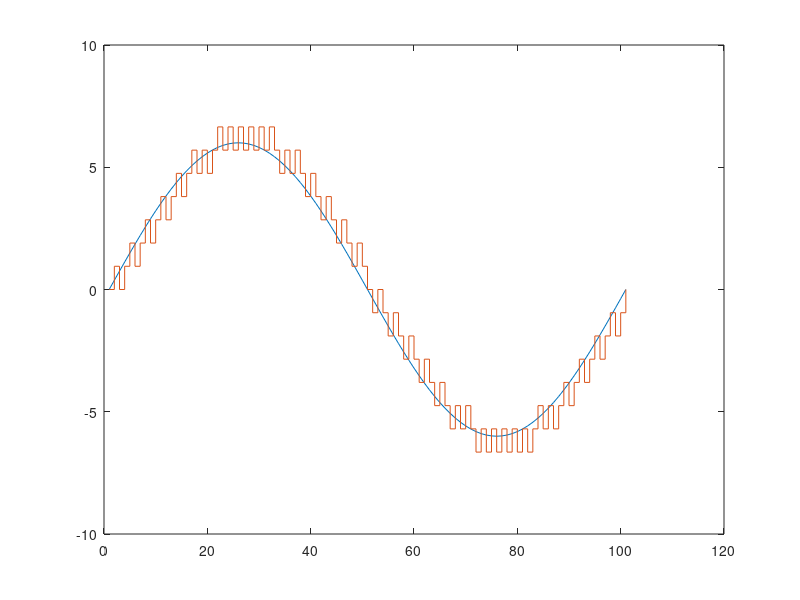

The MATLAB source for this figure:
clc;
clear all;

t=0:2*pi/100:2*pi;
del=0.95;
A=6;
x=A*sin(t);
plot(x)
hold on
y=[0];
xr=0;
for i=1:length(x)-1
    if xr(i)<=x(i)
        d=1;
        xr(i+1)=xr(i)+del;
    else
        d=0;
        xr(i+1)=xr(i)-del;
    end
    y=[y d];
    
end
stairs(xr)
hold off
MSE=sum((x-xr).^2)/length(x);

    
